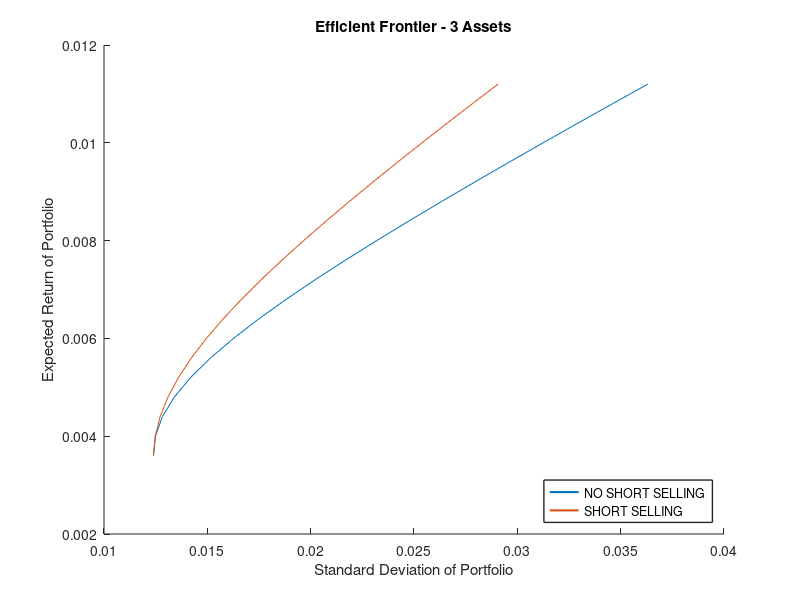

This figure's MATLAB source: (Note: this script raises an error after producing the figure.)
%Finding the Efficient Frontier

%Matrix of Covariances for Objective function
H = [0.001398528 0.0000518732 0.000870317; %Quadratic term to be minimized
    0.0000518732 0.000162273 0.0000781009;
    0.000870317 0.0000781009 0.00125878];
c = []; %Linear term (not present)
A = [];
b = [];
Aeq = [0.011453728 0.00304658 0.003237079; 1 1 1];
ub = [inf; inf; inf];

%No short selling
lb_no_short = [0; 0; 0];
%With short selling
lb_short = [-inf; -inf; -inf];

% To save vales of x matrix
wt1 = [];
wt2 = [];

%To save values  of standard deviations and variances
Std1 = [];
Std2 = [];
var_p1 = [];
var_p2 = [];

%To run optimization between minimum and maximum value of return
for r = [0.0036: 0.0004: 0.0115] %Range of expected portfolio return
    beq = [r 1];
    [x1, fval1] = quadprog(H, c, A, b, Aeq, beq, lb_no_short,ub); %No short selling
    [x2, fval2] = quadprog(H, c, A, b, Aeq, beq, lb_short,ub); %Short selling
    wt1 = [wt1; x1'];
    wt2 = [wt2; x2'];
    Std1 = [Std1 sqrt(x1'*H*x1)];
    Std2 = [Std2 sqrt(x2'*H*x2)];
    var_p1 = [var_p1 ((x1'*H*x1)/0.5)];
    var_p2 = [var_p2 ((x2'*H*x2)/0.5)];
end

%Plotting Efficient Frontier Graph
figure
hold on
plot(Std1,[0.0036: 0.0004: 0.0115]);
plot(Std2,[0.0036: 0.0004: 0.0115]);
hold off
title("Efficient Frontier - 3 Assets");
xlabel("Standard Deviation of Portfolio");
ylabel("Expected Return of Portfolio");
[hleg, hobj, hout, mout] = legend({'NO SHORT SELLING','SHORT SELLING'},'Location','southeast','Orientation','vertical','LineWidth',1);
set(hobj,'linewidth',1.5);


%Plotting the 2 tables
T1 = array2table(wt1,'VariableNames',{'X1','X2','X3'}); %No short weights
T2 = array2table(wt2,'VariableNames',{'X1','X2','X3'}); %Short weights 
T3 = array2table([0.0036: 0.0004: 0.0115]','VariableNames',{'Expected Return of portfolio'}); %Returns column
T4 = array2table(var_p1','VariableNames',{'Portfolio Variance'}); %var No short
T5 = array2table(var_p2','VariableNames',{'Portfolio Variance'}); %var short

T_nshort = [T3 T1 T4];
T_short = [T3 T2 T5];